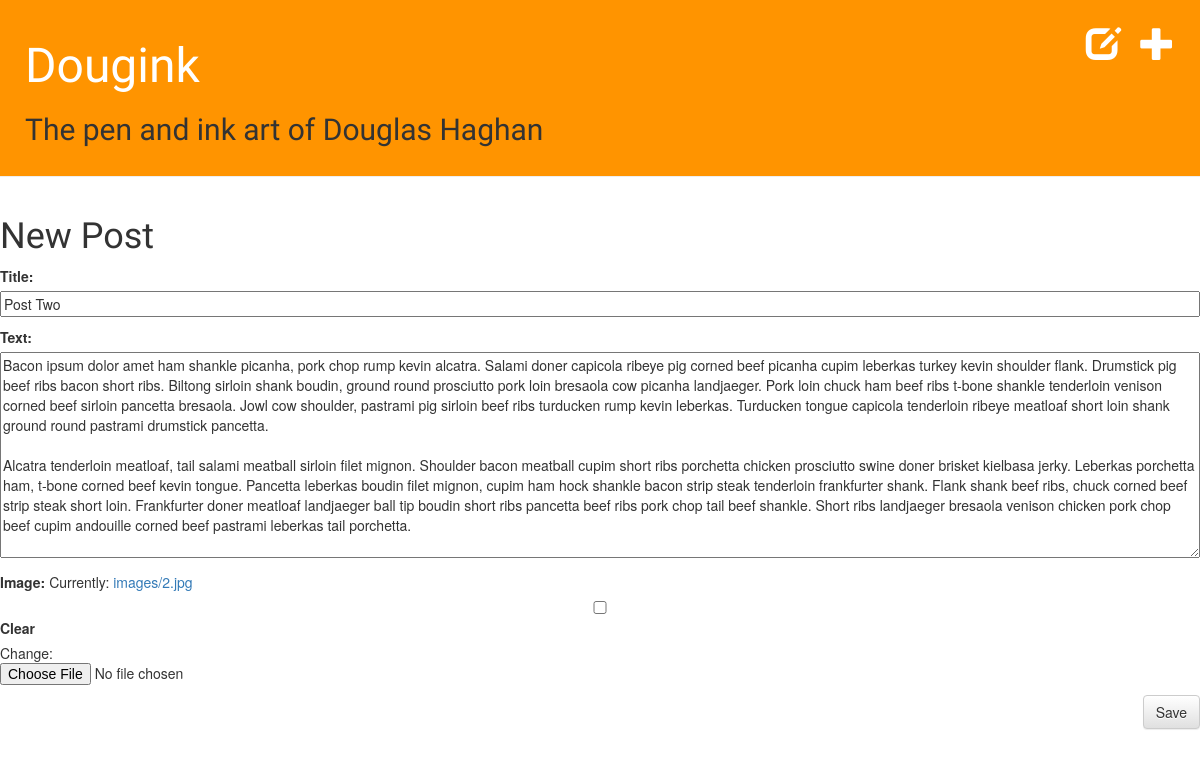
Screenshot of /post/2/edit/ (signed in) with the database file from the repository.
### blog/models.py (models this page shows, shortened)
class Post(models.Model):
	author         = models.ForeignKey('auth.User')
	title          = models.CharField(max_length=255)
	text           = models.TextField()
	created_date   = models.DateTimeField(default=timezone.now)
	published_date = models.DateTimeField(blank=True, null=True)
	image          = models.ImageField(upload_to="images/", blank=True, null=True)

### blog/views.py (the view)
# urls.py: url(r'^post/(?P<pk>[0-9]+)/edit/$', views.post_edit, name='post_edit'),
@login_required
def post_edit(request, pk):
    post = get_object_or_404(Post, pk=pk)
    if request.method == "POST":
        form = PostForm(request.POST, request.FILES, instance=post)
        if form.is_valid():
            post = form.save(commit=False)
            post.author = request.user
            post.published_date = timezone.now()
            post.save()
            return redirect('blog.views.post_detail', pk=post.pk)
    else:
        form = PostForm(instance=post)
    return render(request, 'blog/post_edit.html', {'form': form})

### blog/forms.py
class PostForm(forms.ModelForm):
	class Meta:
		model = Post
		fields = ('title', 'text', 'image',)

### blog/templates/blog/post_edit.html (shortened to what this page needs)
{% extends "blog/base.html" %}
{% block content %}
	<h1>New Post</h1>
	<form method="POST" action="" class="post-form" enctype="multipart/form-data">
		{{ form.as_p }}
		<button type="submit" class="save btn btn-default">Save</button>
	</form>
{% endblock %}

### blog/static/css/blog.css (style rules this page uses)
h1, h2, h3, h4 { font-family: 'Lobster', cursive; }
.save { float: right; }
.post-form textarea, .post-form input { width: 100%; }

### rows the page displays
Post: title "Post Two", text "Bacon ipsum dolor amet ham shankle picanha, pork chop rump kevin alcatra. Salami doner capicola ribeye pig corned beef picanha cupim leberkas turkey kevin shoulder flank. Drumstick pig beef ribs bacon short ribs. Biltong sirloin shank boudin, ground round prosciutto pork loin bresaola cow picanha landjaeger. Pork loin chuck ham beef ribs t-bone shankle tenderloin venison corned beef sirloin pancetta bresaola. Jowl cow shoulder, pastrami pig sirloin beef ribs turducken rump kevin leberkas. Turducken tongue capicola tenderloin ribeye meatloaf short loin shank ground round pastrami drumstick pancetta. Alcatra tenderloin meatloaf, tail salami meatball sirloin filet mignon. Shoulder bacon…"
